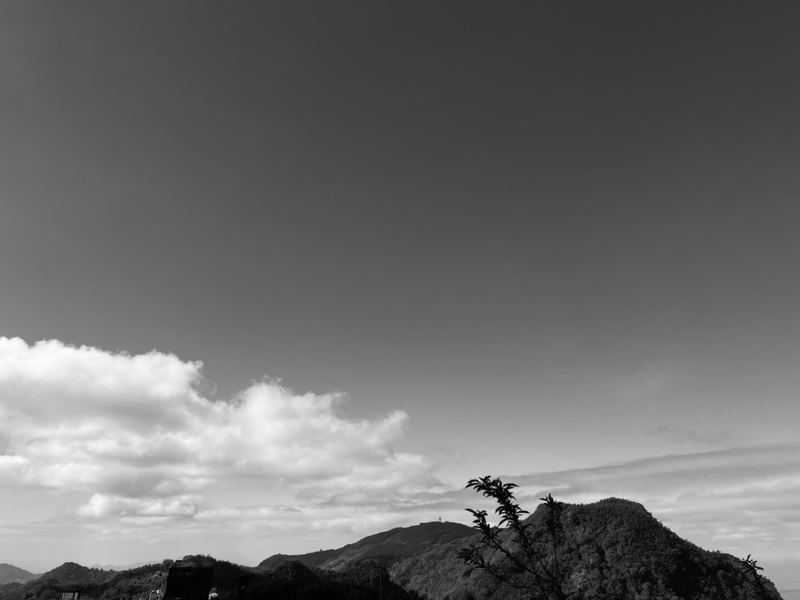
#> input picture HW1/hw1_sample_images/sample2.png, 800 x 600 px, found by its file name; its folder holds only this picture in this run
$ python hw1_problem0.py --input hw1_sample_images/sample2.png
#> lines starting #> are read from the running program, lines starting #| are printed output that depends on the picture
import os
import argparse
import numpy as np
import cv2

def main(opt):
    file_path = os.path.dirname(os.path.abspath(__file__))
    img_sample1 = cv2.imread(os.path.join(file_path, 'hw1_sample_images', opt.input))
#> img_sample1 is the input picture: shape (600, 800, 3); min 0, max 253, mean 109.5
    # (a)
    print('producing images of problem 0.a...')
    result1 = img_sample1[:,::-1,:]
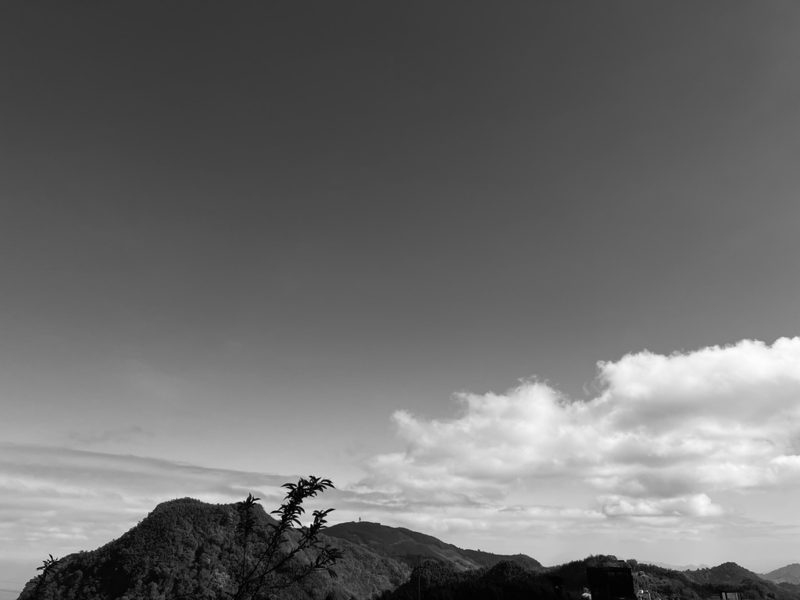
#> result1: shape (600, 800, 3); min 0, max 253, mean 109.5
    cv2.imwrite(os.path.join(file_path, opt.output1), result1)
    # (b)
    # Gray = R*0.299 + G*0.587 + B*0.114
    print('producing images of problem 0.b...')
    result2 = img_sample1[:,:,0] * 0.114 + img_sample1[:,:,1] * 0.587 + img_sample1[:,:,0] * 0.299
    cv2.imwrite(os.path.join(file_path, opt.output2), result2)


if __name__ == "__main__":
    parser = argparse.ArgumentParser()
    parser.add_argument('--input', default='sample1.png', help='input image')
    parser.add_argument('--output1', default='result1.png', help='output image')
    parser.add_argument('--output2', default='result2.png', help='output image')
    opt = parser.parse_args()
    main(opt)

$ run again, on HW1/hw1_sample_images/sample3.png
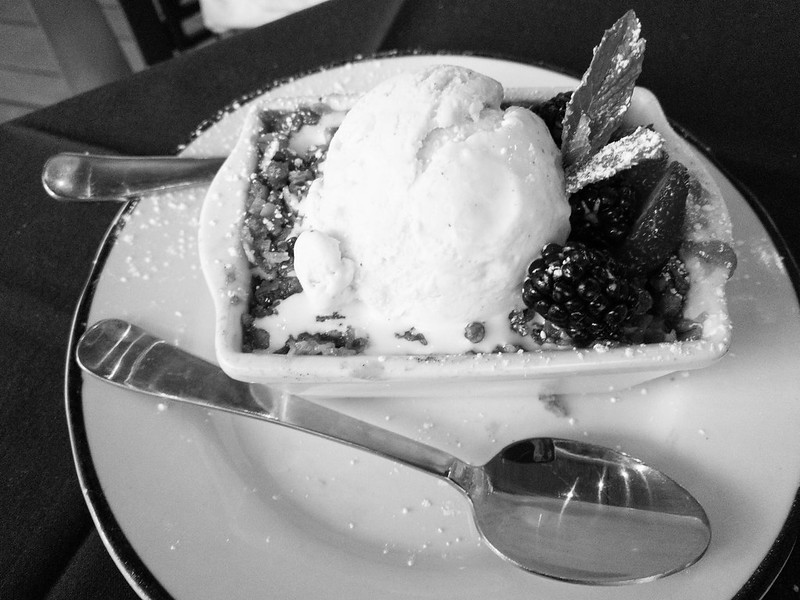
#> input picture HW1/hw1_sample_images/sample3.png, 800 x 600 px, found by its file name
#> in main, img_sample1 is the input picture: shape (600, 800, 3); min 0, max 255, mean 127
#> in main, `result1 = img_sample1[:,::-1,:]`:
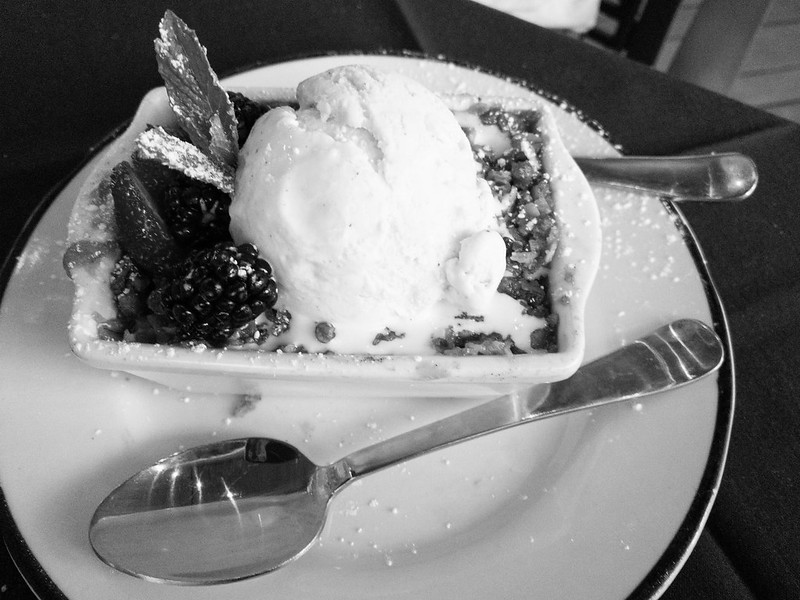
#> result1: shape (600, 800, 3); min 0, max 255, mean 127

$ run again, on HW1/hw1_sample_images/sample1.png
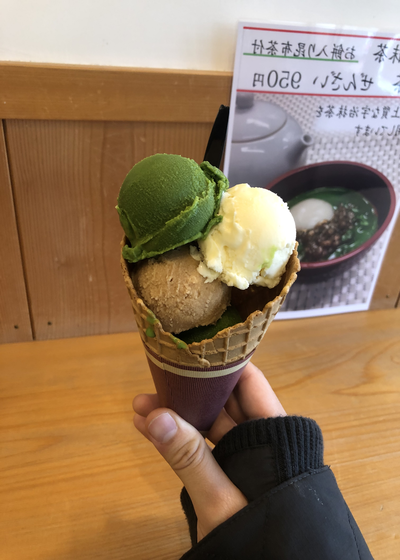
#> input picture HW1/hw1_sample_images/sample1.png, 400 x 560 px
#> in main, img_sample1 is the input picture: shape (560, 400, 3); mean B, G, R 92.4, 122, 150.5
#> in main, `result1 = img_sample1[:,::-1,:]`:
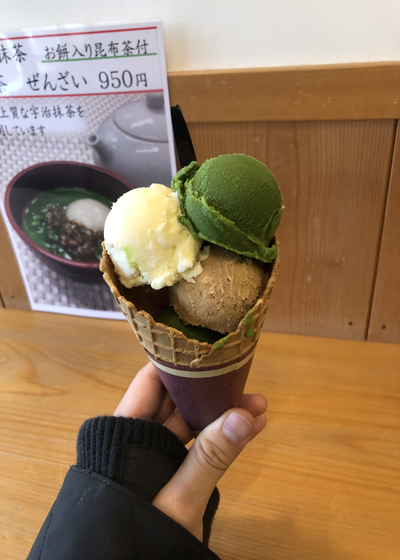
#> result1: shape (560, 400, 3); mean B, G, R 92.4, 122, 150.5
#> in main, `result2 = img_sample1[:,:,0] * 0.114 + img_sample1[:,:,1] * 0.587 + im..`:
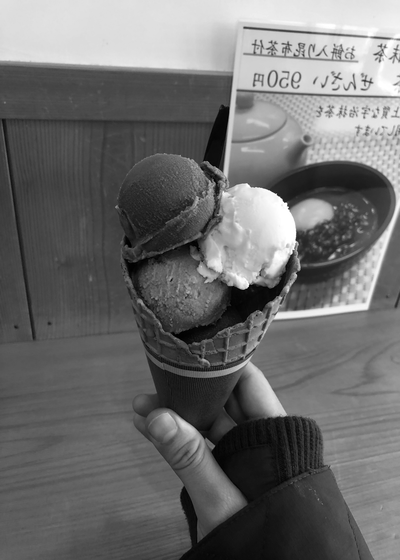
#> result2: shape (560, 400) float64; min 0, max 255, mean 109.8
